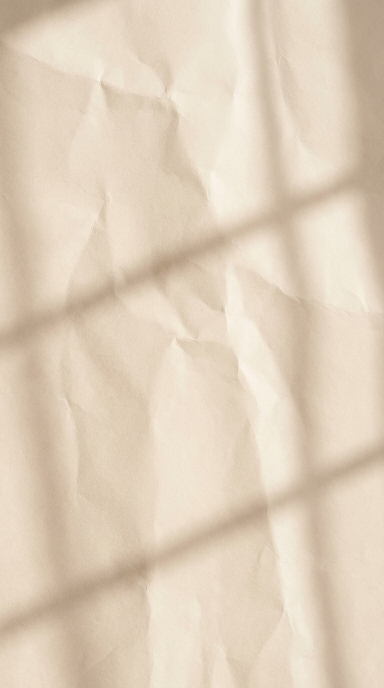
#> input picture worker/assets/papel.jpg, 768 x 1376 px (shown at 1/2 size)
$ python -i papel_hera.py   (imports and definitions only)
#> lines starting #> are read from the running program, lines starting #| are printed output that depends on the picture
### worker/render/common.py
"""Utilitários compartilhados pelos renderizadores (vindos de padroes/exemplos/5s/common.py)."""
import os
import subprocess

import numpy as np
from PIL import Image, ImageFont

W, H, FPS = 1080, 1920, 30

FONT_SANS = os.environ.get("VIDEOGEN_FONT_SANS", "/usr/share/fonts/opentype/inter/InterDisplay-Black.otf")
FONT_SERIF = os.environ.get(
    "VIDEOGEN_FONT_SERIF", "/usr/share/fonts/truetype/liberation/LiberationSerif-BoldItalic.ttf"
)

_fc = {}


# [5 lines left out: function font, not called in this run]


def ease(x):
    x = min(max(x, 0.0), 1.0)
    return 1 - (1 - x) ** 3


def norm(word):
    return word.lower().strip(".,;:!?…\"'()“”")


# [4 lines left out: function cover_resize, not called in this run]


class FrameWriter:
    """Recebe quadros RGB (numpy uint8 H×W×3) e codifica com ffmpeg em H.264."""

    # [7 lines left out: function __init__, not called in this run]

    def write(self, arr):
        self.proc.stdin.write(arr.tobytes())

    # [74 lines left out: functions close, mix, overlay_logo, vignette, not called in this run]


def grain_frames(sigma=7, count=6, seed=1):
    rng = np.random.default_rng(seed)
    return [rng.normal(0, sigma, (H // 2, W // 2)).astype(np.float32) for _ in range(count)]


ASSETS = os.path.join(os.path.dirname(os.path.dirname(os.path.abspath(__file__))), "assets")


def asset(*parts):
    """Caminho de um arquivo em worker/assets (fontes OFL e imagens fixas dos padrões)."""
    return os.path.join(ASSETS, *parts)


# [31 lines left out: functions keyword_set, group_lines, spread_words, not called in this run]

### worker/render/papel_hera.py
"""Padrão 4: Papel, Luz e Hera (videogen/padroes/04-papel-hera.md).

Plano único sobre papel creme com sombra de janela (fundo fixo em worker/assets, não gera
imagem por cena). Cada cena vira um bloco de texto central: condensada preta em caixa alta,
com a última palavra da frase em script vermelha sobreposta. Letras entram com blur e o bloco
sai com blur quando a próxima frase começa. Ramos de hera entram por cantos alternados a cada
cena e arcos finos giram nos cantos. CTA: nome da marca e site sobre o mesmo papel.

Roteiro com direção por cena (render/motion.py): a câmera passeia pelo papel, cada cena entra com
o corte escolhido, o bloco de texto entra com o movimento de "objeto" (mola, queda, balanço...),
a palavra em script ganha a ênfase e o traço à mão sai em vermelho em volta do bloco. Sem direção,
tudo segue como antes.
"""
import math

import numpy as np
from PIL import Image, ImageDraw, ImageFilter

from . import motion as mo
from .common import FPS, H, W, FrameWriter, asset, ease, font, grain_frames, norm
from .timeline import build_timeline

USES_SCENE_IMAGES = False

INK = (29, 29, 27)
SCRIPT_RED = (232, 67, 79)
CONDENSED = asset("fonts", "bebas-neue-latin-400-normal.woff")
SCRIPT = asset("fonts", "great-vibes-latin-400-normal.woff")
MAX_W = 940


def _key_white(path, thr=245, soft=20, w=400):
#> called with path = '../assets/papel.jpg', thr = 245, soft = 20, w = 400
    a = np.asarray(Image.open(path).convert("RGB")).astype(np.float32)
    m = np.clip((thr - a.min(2)) / soft, 0, 1)
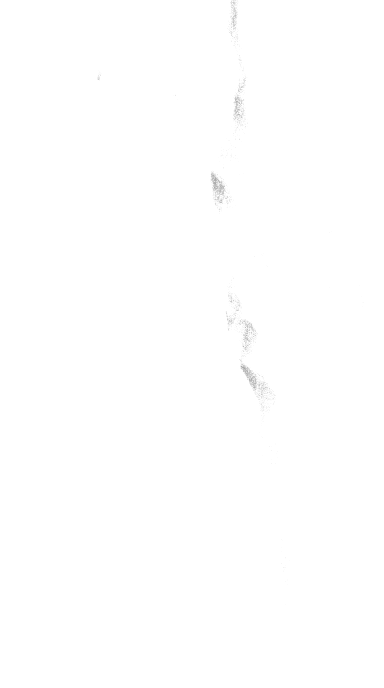
#> m: shape (1376, 768) float32 (shown at 1/2 size); min 0.5, max 1, mean 0.999
    im = Image.fromarray(np.dstack([a, m * 255]).astype(np.uint8), "RGBA")
    im = im.crop(im.getbbox())
    return im.resize((w, int(w * im.height / im.width)), Image.LANCZOS)
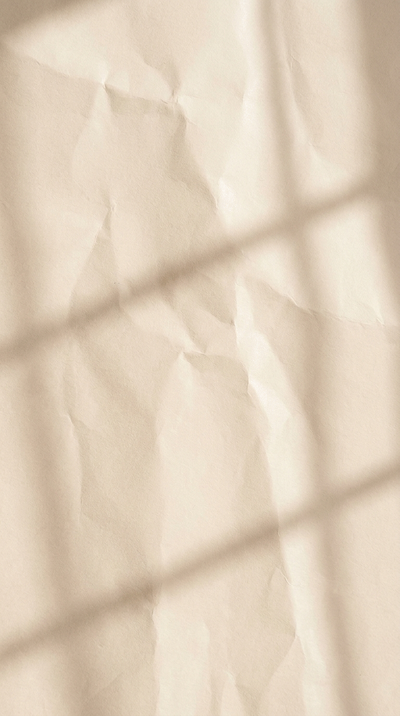
#> returned value: PIL image 400x716 RGBA; mean R, G, B, A 224, 207.7, 187.3, 254.8; transparent parts drawn white


# [5 lines left out: function _text_img, not called in this run]


class Block:
    """Frase em caixa alta (linhas de até ~2-3 palavras) + última palavra em script vermelha."""

    # [40 lines left out: function __init__, not called in this run]

    def bbox(self):
        return (min(cx - im.width / 2 for im, _, cx, _ in self.items), min(cy - im.height / 2 for im, _, _, cy in self.items),
                max(cx + im.width / 2 for im, _, cx, _ in self.items), max(cy + im.height / 2 for im, _, _, cy in self.items))

    # [153 lines left out: functions draw, render, not called in this run]

>>> result = _key_white('../assets/papel.jpg')
